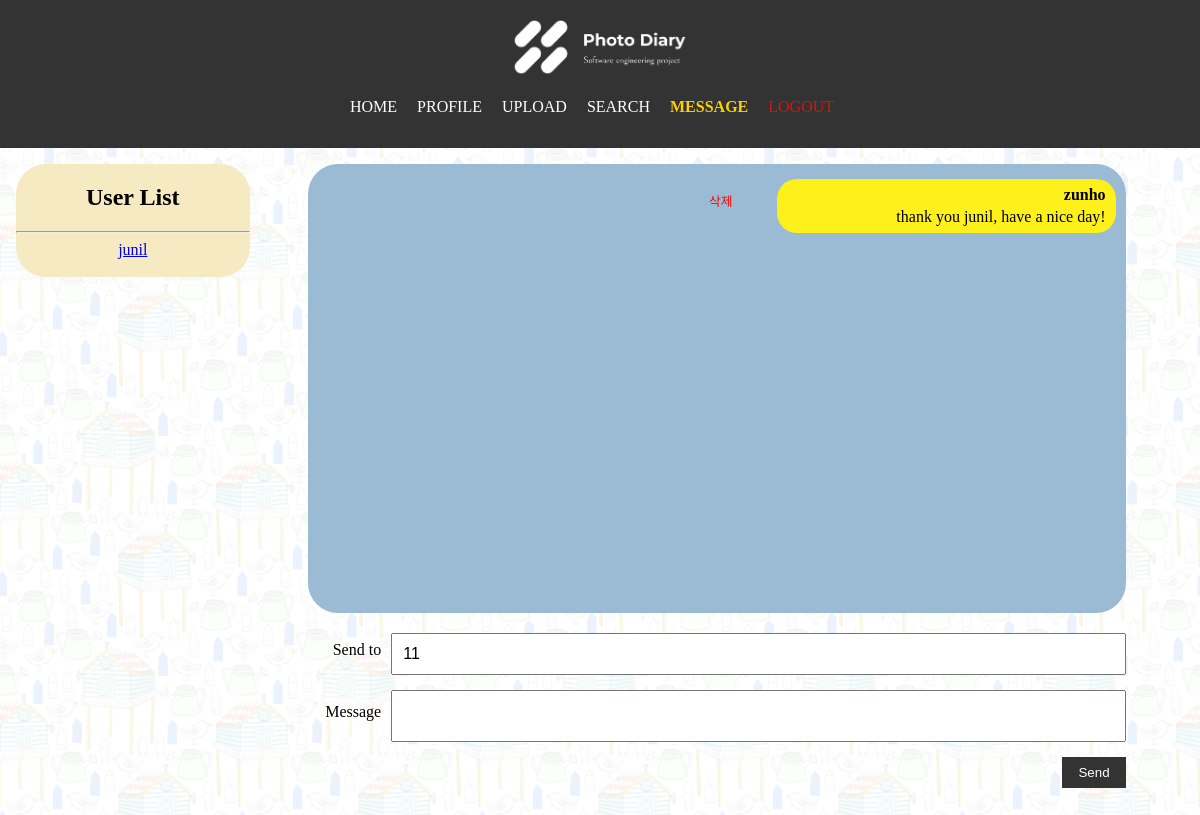
The app's page /messages?recipient_id=11 (signed in) with its own data.
### tables this page shows
CREATE TABLE users (
    id INTEGER PRIMARY KEY AUTOINCREMENT,
    username TEXT NOT NULL UNIQUE,
    password TEXT NOT NULL
);

CREATE TABLE messages (
    id INTEGER PRIMARY KEY AUTOINCREMENT,
    sender_id INTEGER NOT NULL,
    recipient_id INTEGER NOT NULL,
    message TEXT,
    FOREIGN KEY (sender_id) REFERENCES users(id),
    FOREIGN KEY (recipient_id) REFERENCES users(id)
);

### app.py (the view, shortened to what this page needs)
@app.route('/messages', methods=['GET', 'POST'])
def messages():
    if 'user_id' in session:
        recipient_id = request.args.get('recipient_id')
        if recipient_id:
            user_messages = query_db(
                'SELECT * FROM messages WHERE (sender_id = ? AND recipient_id = ?) OR (sender_id = ? AND recipient_id = ?) ORDER BY id',
                [session['user_id'], recipient_id, recipient_id, session['user_id']]
            )
        else:
            user_messages = []
        users = query_db('SELECT id, username FROM users WHERE id != ?', [session['user_id']])
        return render_template('messages.html', messages=user_messages, users=users, recipient_id=recipient_id)
    return redirect(url_for('index'))

### app.py (called while the page is built)
def get_db():
    db = getattr(g, '_database', None)
    if db is None:
        db = g._database = sqlite3.connect(DATABASE)
    return db

@app.teardown_appcontext
def close_connection(exception):
    db = getattr(g, '_database', None)
    if db is not None:
        db.close()

def query_db(query, args=(), one=False):
    cur = get_db().execute(query, args)
    rv = cur.fetchall()
    cur.close()
    return (rv[0] if rv else None) if one else rv

def get_username(user_id):
    user = query_db('SELECT username FROM users WHERE id = ?', [user_id], one=True)
    return user[0] if user else 'Unknown'

@app.template_filter('get_username')
def get_username_filter(user_id):
    return get_username(user_id)

### templates/messages.html (shortened to what this page needs)
{% extends 'base.html' %}
{% block content %}
<div class="sidebar">
  <h2>User List</h2>
  <hr>
  {% for user in users %}
    <a href="{{ url_for('messages', recipient_id=user[0]) }}">{{ user[1] }}</a><br><br>
  {% endfor %}
</div>
<div class="content">
  <div class="chatbox">
    {% for message in messages %}
      <div class="message-box {% if message[1] == session['user_id'] %}sent-box{% else %}received-box{% endif %}">
        {% if message[1] == session['user_id'] %}
        <div class="delete-form">
          <form action="{{ url_for('delete_message', message_id=message[0]) }}" method="post">
            <button type="submit" class="delete-button">삭제</button>
          </form>
        </div>
        {% endif %}
        <div class="message {% if message[1] == session['user_id'] %}sent{% else %}received{% endif %}">
          <p><strong>{{ message[1] | get_username }}</strong></p>
          <p>{{ message[3] }}</p>
        </div>
      </div>
    {% endfor %}
  </div>
  <form method="POST" class="message-form">
    <div class="form-group">
      <label for="recipient_id">Send to</label>
      <input type="text" id="recipient_id" name="recipient_id" value="{{ recipient_id }}" required>
    </div>
    <div class="form-group">
      <label for="message">Message</label>
      <textarea id="message" name="message" required></textarea>
    </div>
    <div class="sendbtn">
      <button type="submit">Send</button>
    </div>
  </form>
</div>
{% endblock %}

### static/style.css (style rules this page uses)
body { font-family:'SUIT'; background-image: url('/static/pic/background.jpg'); background-size: 20vw; margin: 0; padding: 0; }
form { margin-bottom: 1rem; }
form label { display: block; margin-bottom: 0.5rem; }
form input, form textarea { width: 50%; padding: 0.5rem; margin-bottom: 1rem; margin: 0 auto; display: block; }
form button { padding: 0.5rem 1rem; background-color: #333; color: white; border: none; }
.sendbtn { text-align: right; }
.form-group { display: flex; margin-bottom: 1rem; }
.form-group label { flex-basis: 10%; text-align: center; padding-right: 1rem; }
.form-group input { flex-grow: 1; }
.sidebar { float: left; width: 20%; text-align: center; background-color: #F6EAC2; height: 100%; border-radius: 30px; }
.content { margin-left: 20%; padding-left: 5%; padding-right: 5%; }
h2 { text-align: center; }
.edit-button, .delete-button, .reply-button, .message-button, .search-button { margin: 0 0.5rem; padding: 0.5rem 1rem; background-color: #FFA500; color: white; text-decoration: none; border: none; border-radius: 5px; cursor: pointer; }
.delete-button { background-color: #dc3545; }
.edit-button, .delete-button, .reply-button, .login-button, .message-button, .register-button:active { transform: translateY(1px); }

### templates/messages.html (style rules this page uses)
.sidebar { float: left; width: 20%; text-align: center; background-color: #F6EAC2; height: 100%; }
.content { margin-left: 20%; height: 80vh; overflow-y: auto; display: flex; flex-direction: column; }
.chatbox { border-radius: 30px; background-color: #9bbbd4; padding: 10px; height: 70%; overflow-y: scroll; flex-grow: 1; display: flex; flex-direction: column; }
.form-group { margin-bottom: 15px; display: flex; align-items: center; }
.form-group label { width: 20%; text-align: right; padding-right: 10px; }
.form-group input[type="text"], .form-group textarea { width: 100%; box-sizing: border-box; padding: 10px; font-size: 1em; }
.form-group textarea { resize: none; }
.message-form { margin-top: 20px; }
.message-box { display: flex; margin: 5px 0; align-items: flex-end; }
.sent-box { justify-content: flex-end; }
.message { padding: 5px 10px; border-radius: 20px; width: 40%; position: relative; display: flex; flex-direction: column; }
.sent { background-color: #fef01b; text-align: right; margin-left: 10px; }
.delete-form { margin-right: 10px; display: flex; align-items: flex-end; }
.delete-button { background: none; border: none; color: red; cursor: pointer; font-size: 0.8em; }
.message p { margin: 2px 0; }

### records on screen
users: username "junil"
messages: message "zunho", message "thank you junil, have a nice day!"
